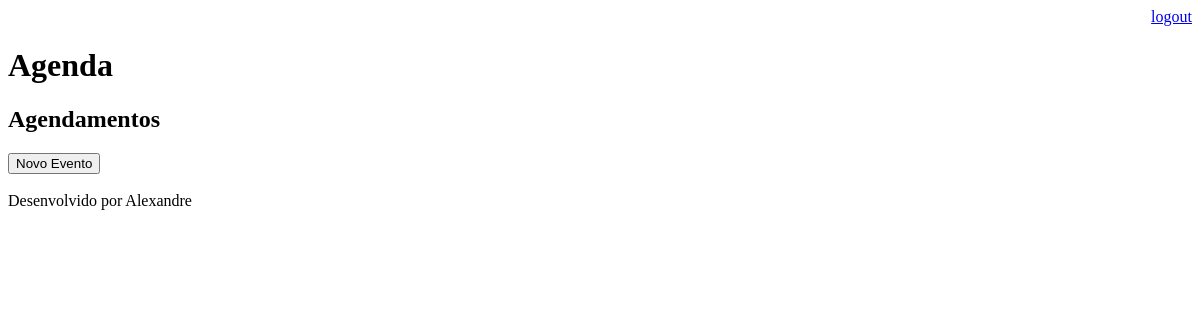
Before: /agenda/ (signed in) with the older database file.
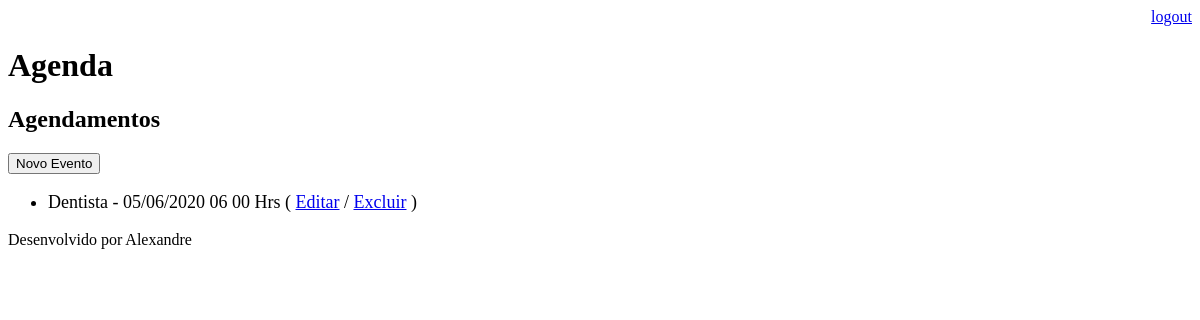
After: the same page with the newer database file.
### core/models.py (models this page shows, shortened)
class Evento(models.Model):
    titulo = models.CharField(max_length=100)
    descricao = models.TextField(blank=True, null=True)
    data_evento = models.DateTimeField(verbose_name='Data do Evento')
    data_criacao = models.DateTimeField(auto_now=True)
    usuario = models.ForeignKey(User, on_delete=models.CASCADE)
    class Meta:
        db_table = 'evento'
    def get_data_evento(self):
        return self.data_evento.strftime('%d/%m/%Y %H %M Hrs')

### core/views.py (the view)
# urls.py: path('agenda/', views.lista_eventos),
@login_required(login_url='/login/')
def lista_eventos(request):
    usuario = request.user
    evento = Evento.objects.filter(usuario=usuario)
    dados = {'eventos':evento}
    return render(request, 'agenda.html', dados)

### templates/agenda.html
{% extends "model-page.html" %}
{% block content %}
    <h2>Agendamentos</h2>
    <a href="evento/">
        <button type="button">Novo Evento</button>
    </a>
    <ul style="font-size: 18px">
        {% for evento in eventos %}
            <li>
                {{ evento.titulo }} - {{ evento.get_data_evento }}
                ( <a href="evento/?id={{ evento.id }}">Editar</a>
                / <a href="evento/delete/{{ evento.id }}/">Excluir</a> )
            </li>
        {% endfor %}
    </ul>
{% endblock %}

Changed rows visible on the page:
added Evento: titulo "Dentista", get_data_evento "05/06/2020 06 00 Hrs"
